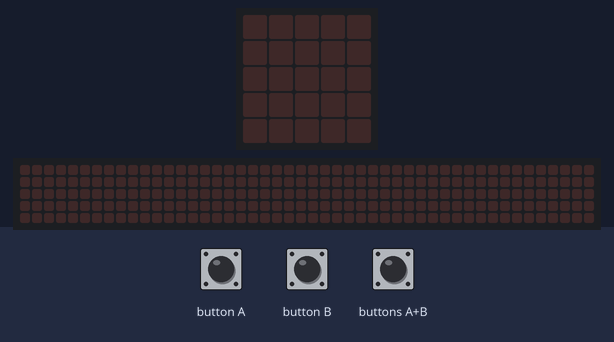
This program was run on a simulated BBC micro:bit (MakeCode). Shown: the board's 5×5 LED display, a strip that is not on the board, showing the scrolling text unrolled. The test bench sets the inputs (shaded band). The 48×5 strip is a reading aid, not a part: it shows the text the display is scrolling, unrolled, one strip-width of it at a time.

Above: at 1.2 s.
1.3 s: button B pressed for 0.15 s
At 3.92 s:
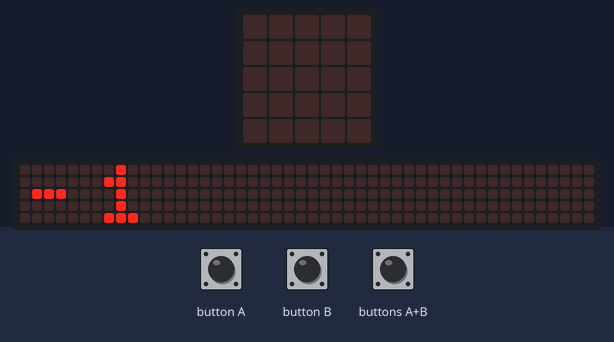
4.3 s: button A pressed for 0.15 s
At 5.3 s:
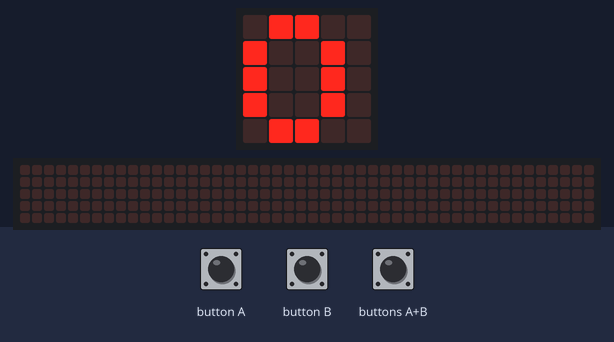
5.9 s: button A pressed for 0.15 s
At 6.5 s:
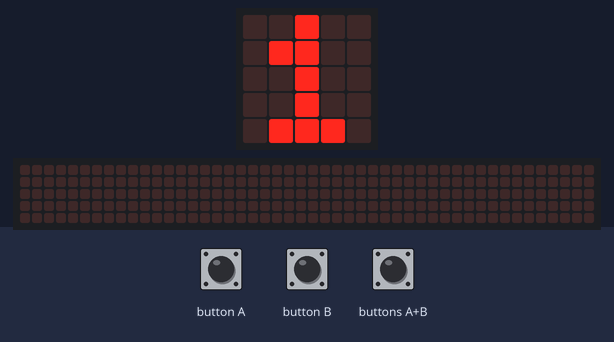
Timing chart, 0 to 8.9 s (numbered marks = the images above; inputs shaded):
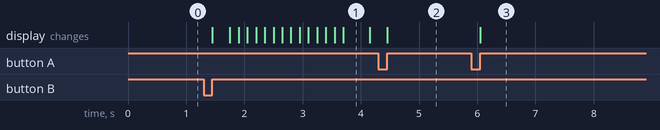

The program:

counter.py
```python
def on_button_pressed_a():
    global 숫자
    숫자 += 1
    basic.show_number(숫자)
input.on_button_pressed(Button.A, on_button_pressed_a)

def on_button_pressed_ab():
    global 숫자
    숫자 = 0
    basic.show_number(숫자)
input.on_button_pressed(Button.AB, on_button_pressed_ab)

def on_button_pressed_b():
    global 숫자
    숫자 += -1
    basic.show_number(숫자)
input.on_button_pressed(Button.B, on_button_pressed_b)

숫자 = 0
숫자 = 0
```

Measured:
- after the input at 1.3 s, the display: changes after 0.15 s (image 1)
- after the input at 4.3 s, the display: changes after 0.15 s (image 2)
- after the input at 5.9 s, the display: changes after 0.15 s (image 3)
- what the display in image 1 shows lasts 0.5 s, from 3.7 s to 4.2 s
